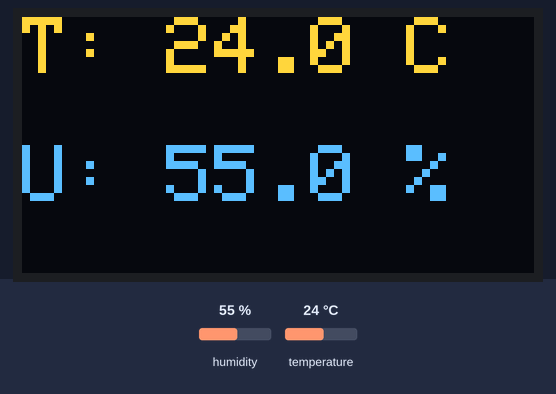
A sketch run on a simulated Arduino Uno, built with avr-gcc and run on an emulated ATmega328P. Parts: 128×64 one-colour display. The inputs (shaded band) are chosen by the test bench; at power-on: humidity 55 %, temperature 24 °C. The OLED is the two-colour kind (top 16 rows yellow).

Above: at 2.9 s.
3.0 s: humidity set to 22 %
At 5.4 s:
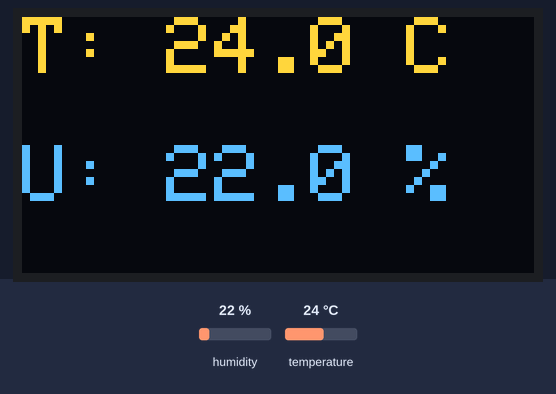
5.8 s: temperature set to 12 °C
At 6.6 s:
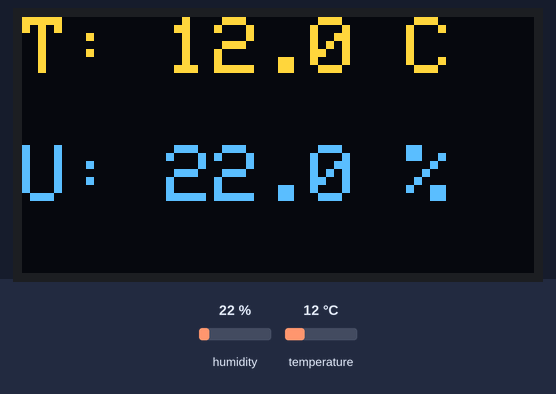
8.6 s: humidity set to 40 %
At 11.1 s:
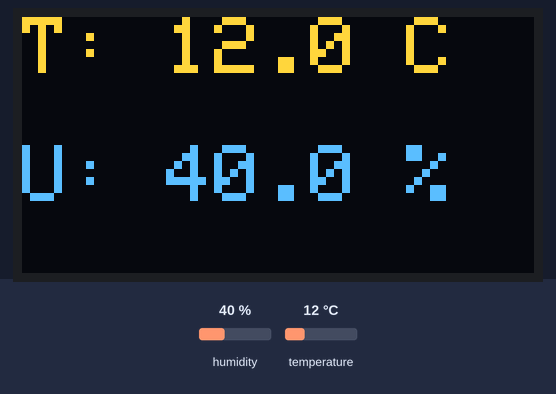
11.8 s: temperature set to 19 °C
At 13.2 s:
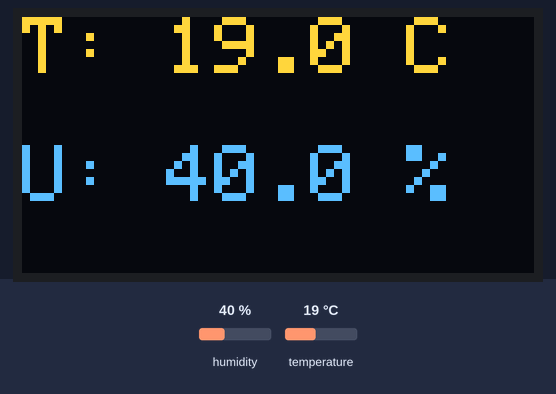
Timing chart, 0 to 14.8 s (numbered marks = the images above; inputs shaded):
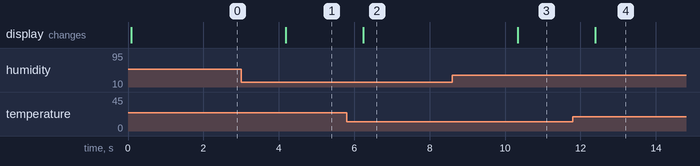

The sketch:

Sensor_de_Umidade_e_Temperatura_DHT11_Com_Display_OLED.ino
```cpp
#include "DHT.h"
#include <SPI.h>
#include <Wire.h>
#include <Adafruit_GFX.h>
#include <Adafruit_SSD1306.h>

#define SCREEN_WIDTH 128  //Largura da Tela
#define SCREEN_HEIGHT 64  //Altura da Tela

// On an arduino UNO: A4(SDA), A5(SCL)
#define OLED_RESET 4
#define SCREEN_ADDRESS 0x3C  //Endereço da Tela
Adafruit_SSD1306 display(SCREEN_WIDTH, SCREEN_HEIGHT, &Wire, OLED_RESET);

DHT dht(13, DHT11);  //O sensor de DHT11 está conectado na porta 13

void setup() {
  display.begin(SSD1306_SWITCHCAPVCC, SCREEN_ADDRESS);
  dht.begin();
}

void loop() {
  double H = dht.readHumidity();
  double T = dht.readTemperature();

  display.clearDisplay();
  display.setTextSize(2);
  display.setTextColor(SSD1306_WHITE);
  display.setCursor(0, 0);
  display.print("T: ");
  display.print(T, 1);  // ,1 para mostrar apenas uma casa decimal do valor lido
  display.println(" C");
  display.println();
  display.print("U: ");
  display.print(H, 1);  // ,1 para mostrar apenas uma casa decimal do valor lido
  display.println(" %");
  display.display();
  delay(2000);
}
```

Measured:
- after the input at 3.0 s, the display: changes after 1.2 s (image 1)
- after the input at 5.8 s, the display: changes after 0.44 s (image 2)
- after the input at 8.6 s, the display: changes after 1.7 s (image 3)
- after the input at 11.8 s, the display: changes after 0.59 s (image 4)
